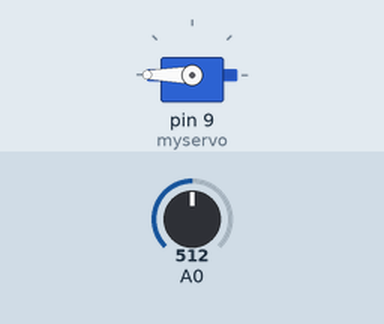
Recording of a sketch running on a simulated Arduino Uno, built with avr-gcc and run on an emulated ATmega328P. Parts: servo. The test bench sets the inputs (shaded band); at power-on: A0 = 512.

Above: at 1.2 s.
1.3 s: A0 set to 499
At 2.4 s:
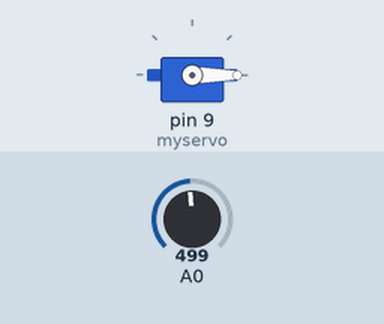
2.8 s: A0 set to 522
At 3.6 s:
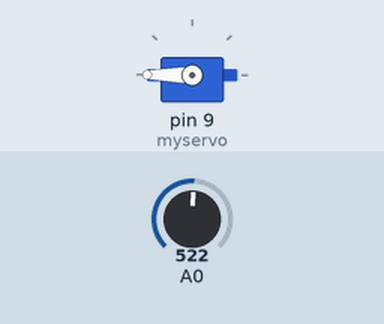
4.3 s: A0 set to 511
At 4.7 s:
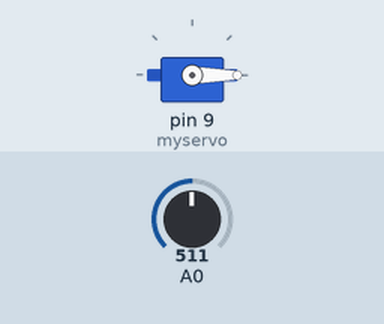
Timing chart, 0 to 7.3 s (numbered marks = the images above; inputs shaded):
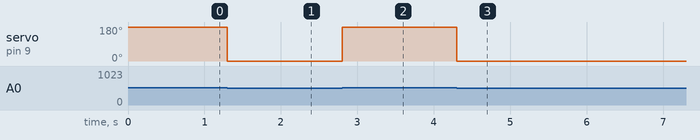

The sketch:

04.ServoCode.ino
```cpp
#include <Servo.h>

Servo myservo;
int val;

void setup() {
  myservo.attach(9);
}

void loop() {
val = analogRead (A0);
if (val < 512) {
  myservo.write(0);
} else {
  myservo.write(180);
}
}
```

Measured:
- the behaviour switches between 512 and 511 on A0 (found by bisection; images 0 and 1)
- after the input at 1.3 s, servo on pin 9 (myservo): 180° → 0° at once
- after the input at 2.8 s, servo on pin 9 (myservo): 0° → 180° at once
- after the input at 4.3 s, servo on pin 9 (myservo): 180° → 0° at once
